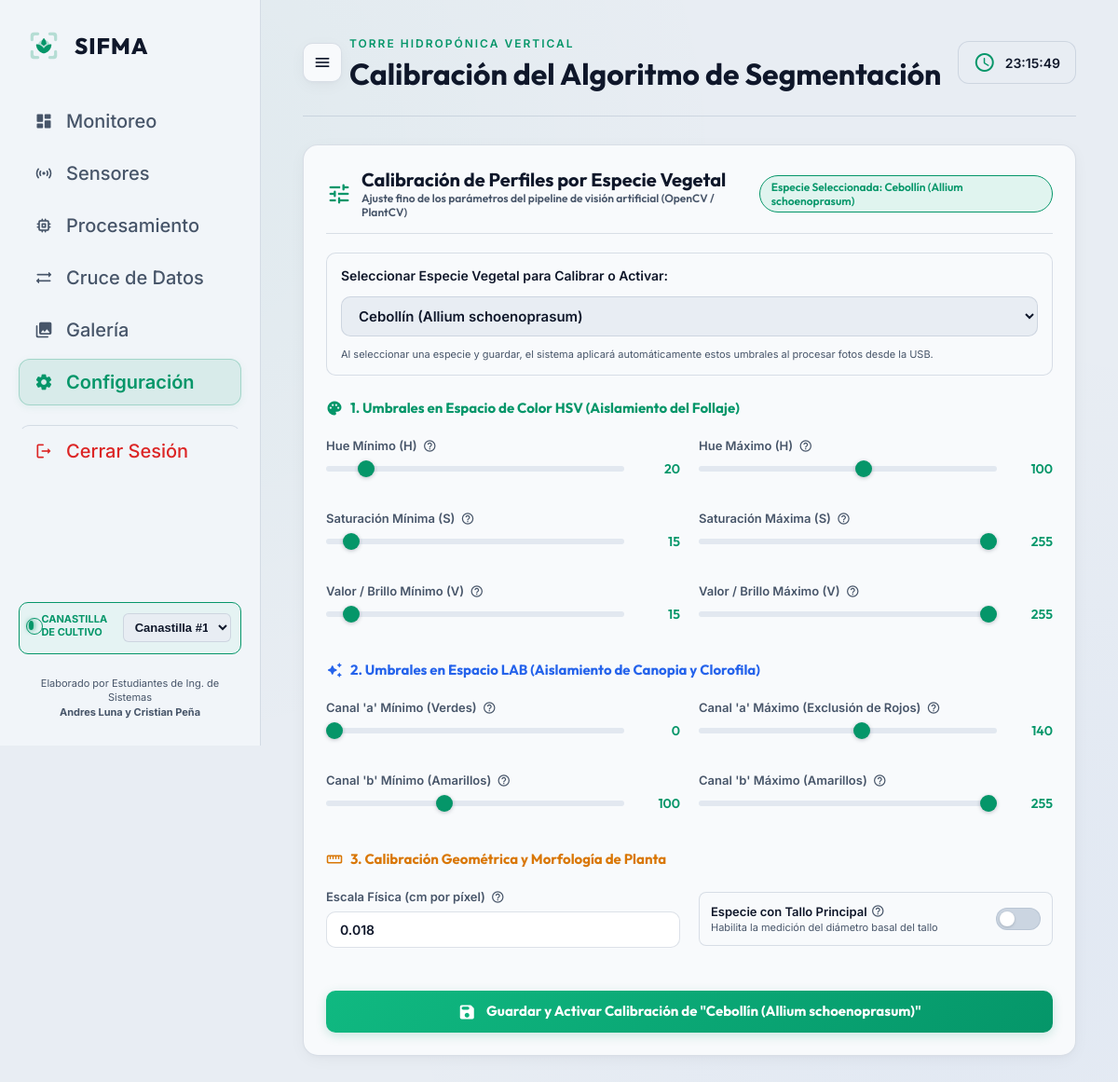
Page /config (signed in) on the earlier database version.
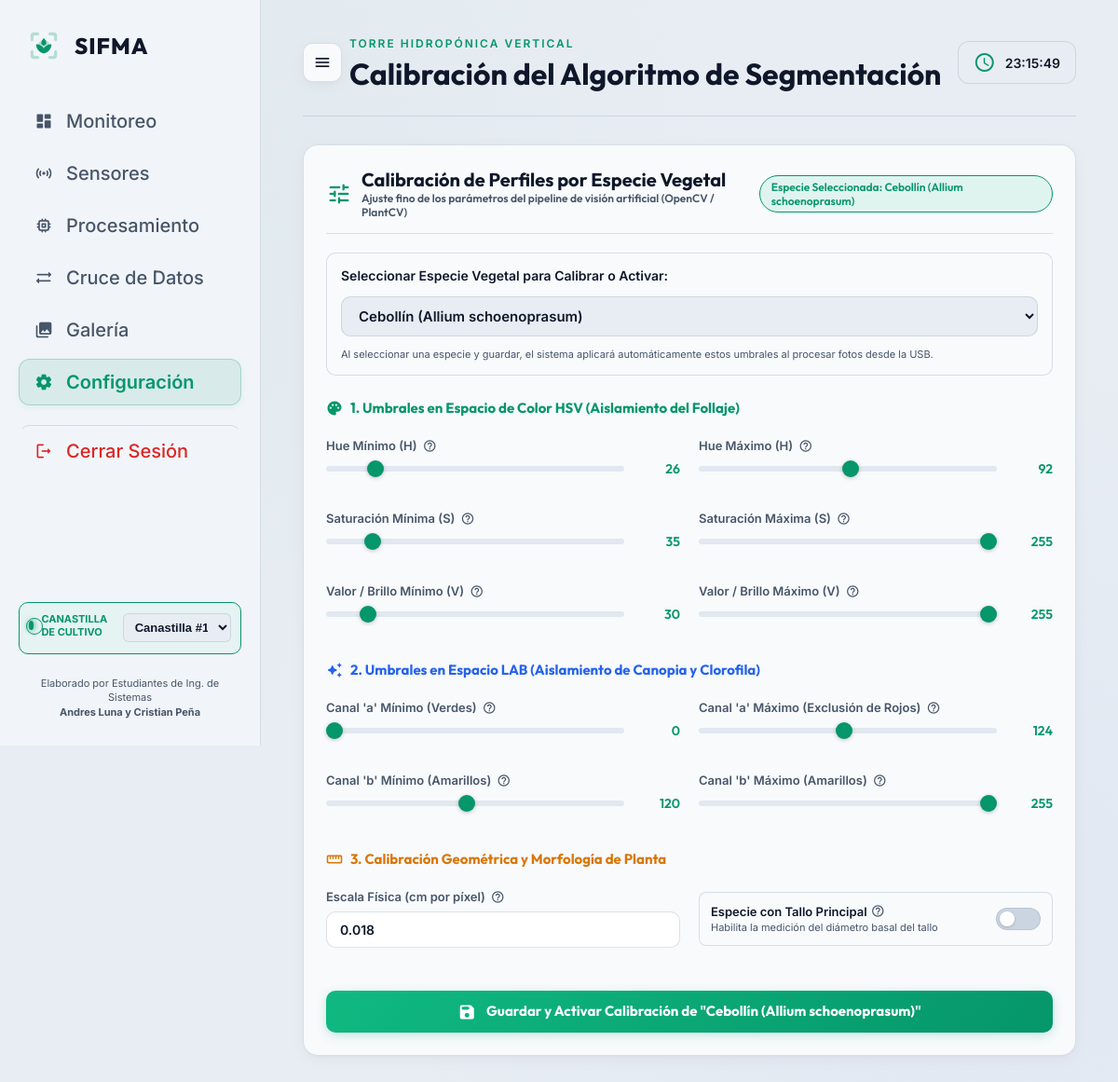
Same page on the later database version.
### database.py (models this page shows, shortened)
class CropProfile(db.Model):
    __tablename__ = 'crop_profile'
    crop_type = Column(String(50), primary_key=True)
    display_name = Column(String(100), nullable=False)
    h_min = Column(Integer, default=30)
    h_max = Column(Integer, default=90)
    s_min = Column(Integer, default=40)
    s_max = Column(Integer, default=255)
    v_min = Column(Integer, default=40)
    v_max = Column(Integer, default=255)
    l_min = Column(Integer, default=20)
    l_max = Column(Integer, default=255)
    a_min = Column(Integer, default=0)
    a_max = Column(Integer, default=125)
    b_min = Column(Integer, default=128)
    b_max = Column(Integer, default=255)
    pixel_to_cm_ratio = Column(Float, default=0.038)
    has_stem = Column(Boolean, default=True)
    def to_json(self):
        return {
            "crop_type": self.crop_type,
            "display_name": self.display_name,
            "h_min": self.h_min,
            "h_max": self.h_max,
            "s_min": self.s_min,
            "s_max": self.s_max,
            "v_min": self.v_min,
            "v_max": self.v_max,
            "l_min": self.l_min,
            "l_max": self.l_max,
            "a_min": self.a_min,
            "a_max": self.a_max,
            "b_min": self.b_min,
            "b_max": self.b_max,
            "pixel_to_cm_ratio": self.pixel_to_cm_ratio,
            "has_stem": self.has_stem
        }

### blueprints/dashboard_bp.py (the view, shortened to what this page needs)
@dashboard_bp.route('/config', methods=['GET', 'POST'])
def configuration_panel():
    config = Config.query.first()
    active_plant_id = get_active_plant_id()
    profiles = CropProfile.query.all()
    requested_crop = request.args.get('crop_type', config.selected_crop_type)
    selected_profile = CropProfile.query.filter_by(crop_type=requested_crop).first() or CropProfile.query.filter_by(crop_type=config.selected_crop_type).first()
    return render_template('config.html',
                           config=config,
                           profiles=profiles,
                           selected_profile=selected_profile,
                           active_plant_id=active_plant_id)

### blueprints/dashboard_bp.py (called while the page is built)
def get_active_plant_id():
    return session.get('active_plant_id', 1)

@dashboard_bp.before_request
def require_login():
    allowed_endpoints = ['dashboard.login', 'static', 'api.upload_capture_session', 'api.get_config', 'api.scan_usb_drives']
    if request.endpoint and not any(request.endpoint.startswith(ep) for ep in allowed_endpoints):
        if not session.get('logged_in'):
            return redirect(url_for('dashboard.login'))

### templates/config.html (shortened to what the changed rows need)
{% extends 'base.html' %}
{% block heading %}Calibración del Algoritmo de Segmentación{% endblock %}
{% block content %}
<div class="content-viewport">
    <div class="glass-card" style="max-width: 1000px; margin: 0 auto;">
        <div class="glass-card-title" style="justify-content: space-between; align-items: center; border-bottom: 1px solid var(--glass-border); padding-bottom: 15px;">
            <div style="display: flex; align-items: center; gap: 10px;">
                <span class="material-icons-round" style="color: var(--accent-success); font-size: 28px;">tune</span>
                <div>
                </div>
            </div>
            <div style="background: rgba(16, 185, 129, 0.1); border: 1px solid var(--accent-success); padding: 4px 12px; border-radius: 20px; font-size: 12px; color: var(--accent-success); font-weight: 600;">
                Especie Seleccionada: {{ selected_profile.display_name }}
            </div>
        </div>
        <form action="{{ url_for('dashboard.configuration_panel') }}" method="POST">
            <div style="display: grid; grid-template-columns: 1fr 1fr; gap: 20px; margin-bottom: 25px;">
                <div class="form-group">
                    <div class="range-slider-container">
                        <input type="range" name="h_min" id="h_min" class="range-slider" min="0" max="180" value="{{ selected_profile.h_min }}" oninput="updateRangeLabel(this)">
                        <span class="range-value" id="label-h_min">{{ selected_profile.h_min }}</span>
                    </div>
                </div>
                <div class="form-group">
                    <div class="range-slider-container">
                        <input type="range" name="h_max" id="h_max" class="range-slider" min="0" max="180" value="{{ selected_profile.h_max }}" oninput="updateRangeLabel(this)">
                        <span class="range-value" id="label-h_max">{{ selected_profile.h_max }}</span>
                    </div>
                </div>
                <div class="form-group">
                    <div class="range-slider-container">
                        <input type="range" name="s_min" id="s_min" class="range-slider" min="0" max="255" value="{{ selected_profile.s_min }}" oninput="updateRangeLabel(this)">
                        <span class="range-value" id="label-s_min">{{ selected_profile.s_min }}</span>
                    </div>
                </div>
                <div class="form-group">
                    <div class="range-slider-container">
                        <input type="range" name="s_max" id="s_max" class="range-slider" min="0" max="255" value="{{ selected_profile.s_max }}" oninput="updateRangeLabel(this)">
                        <span class="range-value" id="label-s_max">{{ selected_profile.s_max }}</span>
                    </div>
                </div>
                <div class="form-group">
                    <div class="range-slider-container">
                        <input type="range" name="v_min" id="v_min" class="range-slider" min="0" max="255" value="{{ selected_profile.v_min }}" oninput="updateRangeLabel(this)">
                        <span class="range-value" id="label-v_min">{{ selected_profile.v_min }}</span>
                    </div>
                </div>
                <div class="form-group">
                    <div class="range-slider-container">
                        <input type="range" name="v_max" id="v_max" class="range-slider" min="0" max="255" value="{{ selected_profile.v_max }}" oninput="updateRangeLabel(this)">
                        <span class="range-value" id="label-v_max">{{ selected_profile.v_max }}</span>
                    </div>
                </div>
            </div>
            <div style="display: grid; grid-template-columns: 1fr 1fr; gap: 20px; margin-bottom: 25px;">
                <div class="form-group">
                    <div class="range-slider-container">
                        <input type="range" name="a_min" id="a_min" class="range-slider" min="0" max="255" value="{{ selected_profile.a_min }}" oninput="updateRangeLabel(this)">
                        <span class="range-value" id="label-a_min">{{ selected_profile.a_min }}</span>
                    </div>
                </div>
                <div class="form-group">
                    <div class="range-slider-container">
                        <input type="range" name="a_max" id="a_max" class="range-slider" min="0" max="255" value="{{ selected_profile.a_max }}" oninput="updateRangeLabel(this)">
                        <span class="range-value" id="label-a_max">{{ selected_profile.a_max }}</span>
                    </div>
                </div>
                <div class="form-group">
                    <div class="range-slider-container">
                        <input type="range" name="b_min" id="b_min" class="range-slider" min="0" max="255" value="{{ selected_profile.b_min }}" oninput="updateRangeLabel(this)">
                        <span class="range-value" id="label-b_min">{{ selected_profile.b_min }}</span>
                    </div>
                </div>
                <div class="form-group">
                    <div class="range-slider-container">
                        <input type="range" name="b_max" id="b_max" class="range-slider" min="0" max="255" value="{{ selected_profile.b_max }}" oninput="updateRangeLabel(this)">
                        <span class="range-value" id="label-b_max">{{ selected_profile.b_max }}</span>
                    </div>
                </div>
            </div>
            <div style="display: grid; grid-template-columns: 1fr 1fr; gap: 20px; margin-bottom: 25px; align-items: center;">
                <div class="form-group">
                    <label for="pixel_to_cm_ratio" style="display: flex; align-items: center; gap: 6px;">
                        Escala Física (cm por píxel)
                        <span class="material-icons-round" style="font-size: 15px; color: var(--text-muted); cursor: help;" title="Factor de relación lineal. El valor 0.015 indica que 1 píxel equivale a 0.15 mm a la distancia focal actual.">help_outline</span>
                    </label>
                    <input type="number" step="0.0001" name="pixel_to_cm_ratio" id="pixel_to_cm_ratio" class="form-control" value="{{ selected_profile.pixel_to_cm_ratio }}" required style="font-weight: 600;">
                </div>
            </div>
            <div style="margin-top: 30px; text-align: center;">
                <button type="submit" class="btn btn-primary" style="width: 100%; padding: 12px; font-size: 15px; font-weight: 700; background: linear-gradient(135deg, #10b981 0%, #059669 100%);">
                    <span class="material-icons-round" style="font-size: 20px; vertical-align: middle; margin-right: 8px;">save</span>
                    Guardar y Activar Calibración de "{{ selected_profile.display_name }}"
                </button>
            </div>
        </form>
    </div>
</div>
{% endblock %}

Differences in the rows shown:
changed CropProfile "Cebollín (Allium schoenoprasum)": h_min "20" → "26"; h_max "100" → "92"; s_min "15" → "35"; v_min "15" → "30"; a_max "140" → "124"; b_min "100" → "120"
